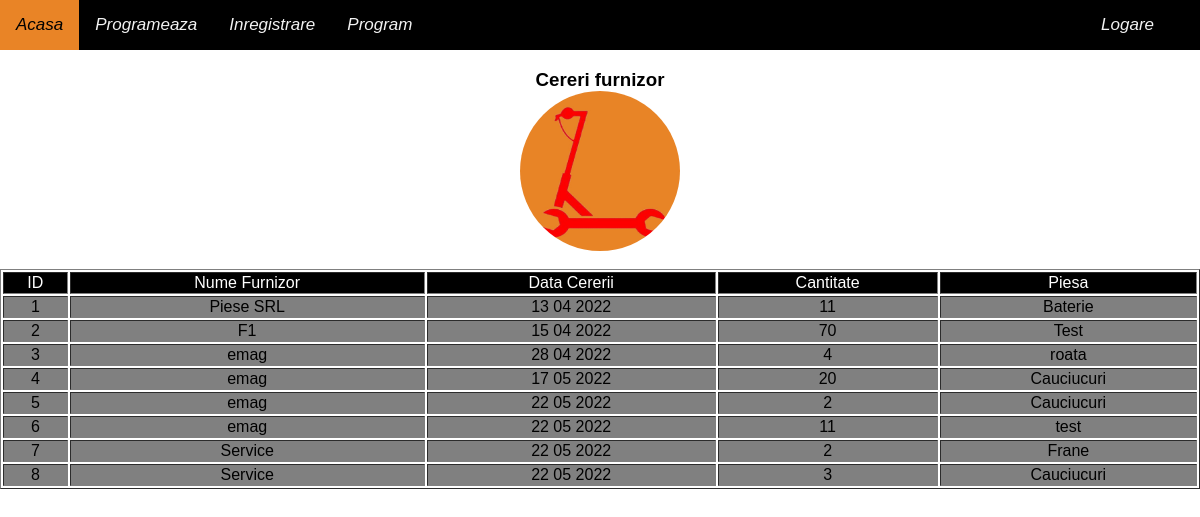
The page /cereri_furnizor.php on the database as committed earlier.
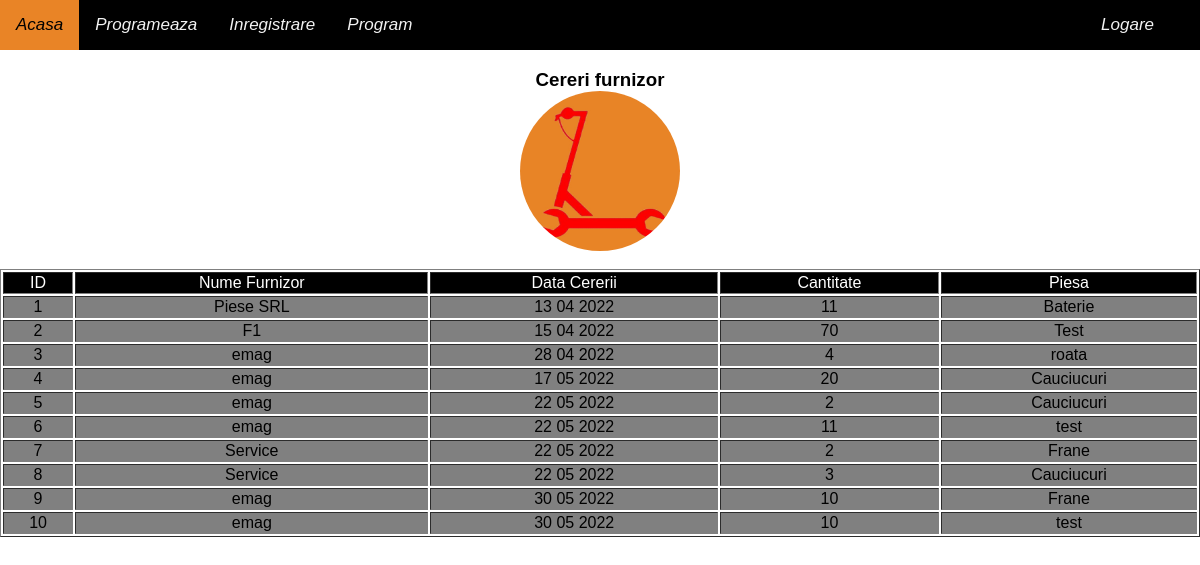
The same page on the database as committed later.
### tables this page shows
CREATE TABLE `cererifurnizori` (
  `ID` int(10) NOT NULL,
  `NumeFurnizor` varchar(50) NOT NULL,
  `DataCererii` varchar(50) NOT NULL,
  `Cantitate` int(10) NOT NULL,
  `Piesa` varchar(50) NOT NULL
);

### cereri_furnizor.php (the view, shortened to what this page needs)
<?php
include "./models/header.php";
?>
<body style="background-color: white">
   <?php include_once "./models/navbar.php" ?>
   <h3 style="text-align:center">
      <a>Cereri furnizor</a>
      <br>
      <img alt="?" src="image/logo.png" style="border-radius: 50%;" width="160" height="160">
   </h3>
   <?php
   include_once("db/connection.php");
   $select = "SELECT * from cererifurnizori";
   $query = mysqli_query($conn, $select);
   $tabel = "<table border=1 style='width:100%;overflow-x:auto;'>";
   $tabel .= "<tr style='background-color:black; color:white;'><td align=center>ID</td>";
   $tabel .= "<td align=center >Nume Furnizor</td>";
   $tabel .= "<td align=center >Data Cererii</td>";
   $tabel .= "<td align=center >Cantitate</td>";
   $tabel .= "<td align=center >Piesa</td>";
   $tabel .= "</tr>";
   if (mysqli_num_rows($query) > 0) {
      while ($row = mysqli_fetch_assoc($query)) {
         $tabel .= "<tr style='background-color:gray'><td align=center>" . $row["ID"] . "</td><td align=center>" . $row["NumeFurnizor"] . "</td><td align=center>" . $row["DataCererii"] . "</td><td align=center>" . $row["Cantitate"] . "</td><td align=center>" . $row["Piesa"] . "</td>";
      }
      $tabel .= "</table>";
      echo $tabel;
   }
   ?>
</body>

Rows that differ between the two databases and show on the page:
added cererifurnizori: ID "9", NumeFurnizor "emag", DataCererii "30 05 2022", Cantitate "10", Piesa "Frane"
added cererifurnizori: ID "10", NumeFurnizor "emag", DataCererii "30 05 2022", Cantitate "10", Piesa "test"
